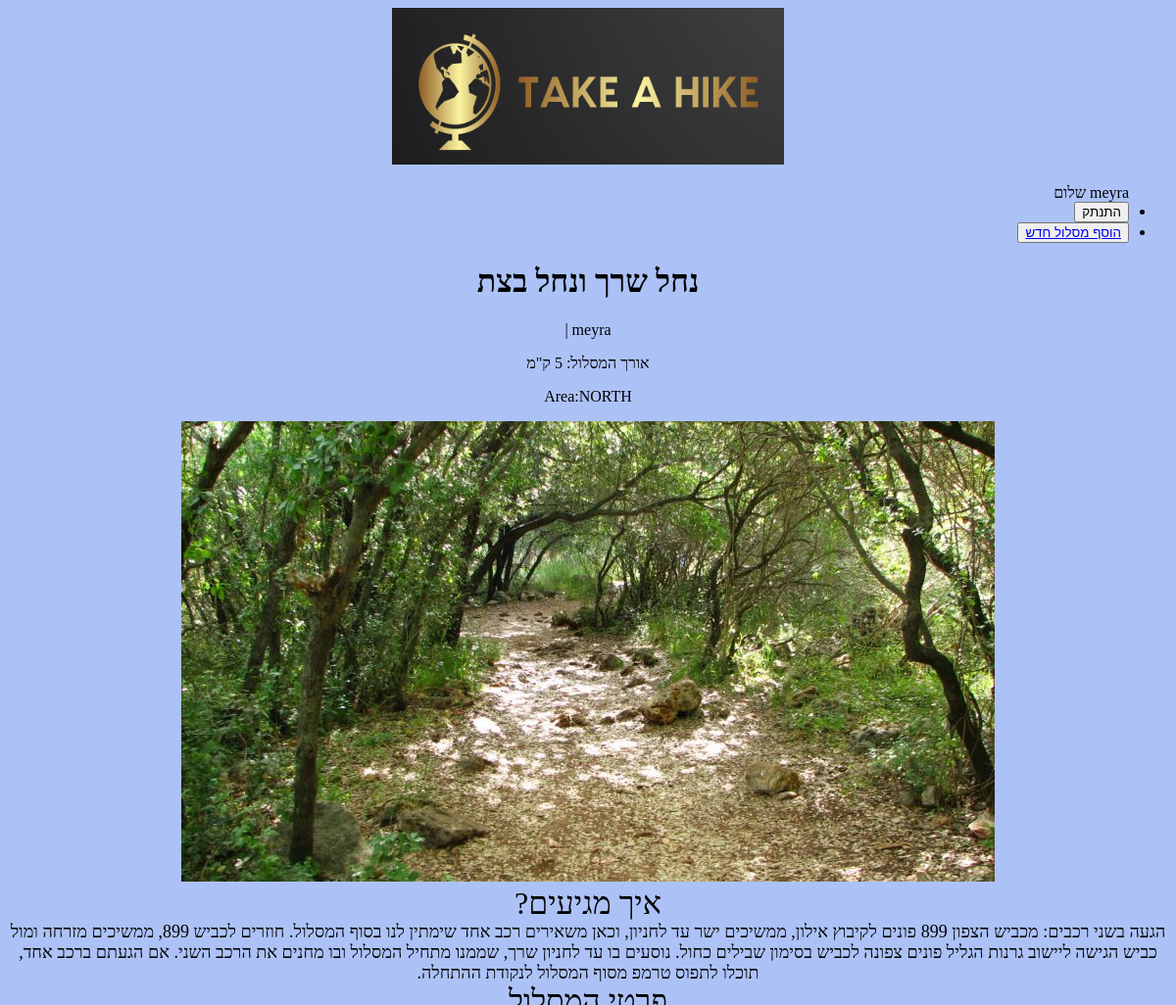
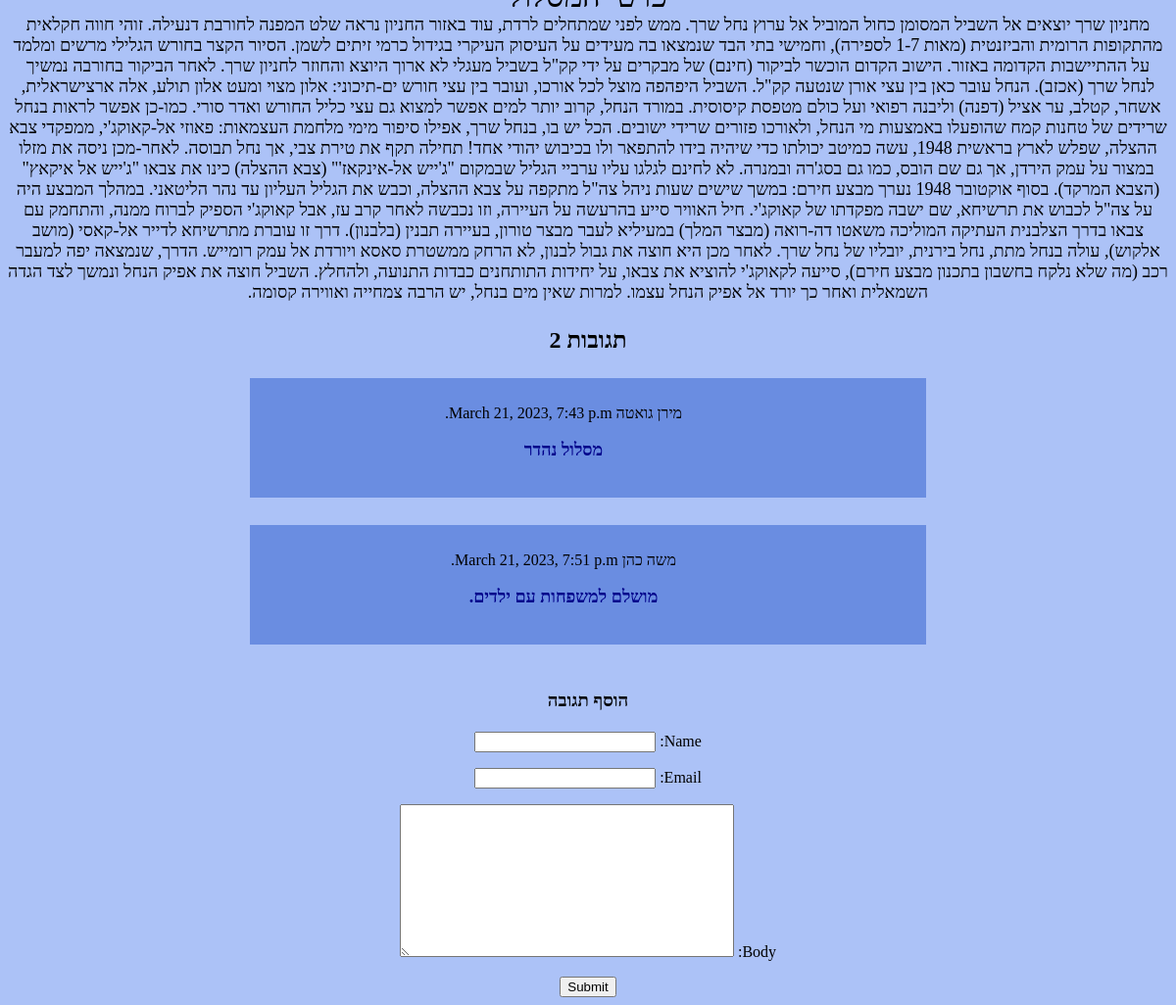
Page /articles/BETSET/ (signed in) on the committed database (2 pictures, top to bottom).
### articles/models.py (models this page shows, shortened)
class Article(models.Model):
    area_ch = [
        ('SOUTH', 'South'),
        ('NORTH', 'North'),
        ('CENTER', 'Center'),
    ]
    title = models.CharField(max_length=100)
    slug = models.SlugField(unique=True)
    body = models.TextField()
    date = models.DateField(auto_now_add=True)
    thumb = models.ImageField(default='default.jpg', blank=True)
    author = models.ForeignKey(User, default=1, on_delete=models.CASCADE)
    area = models.TextField(max_length=10, choices=area_ch)
    howto = models.TextField(default='')
    len1 = models.IntegerField(default=1)

class Comment(models.Model):
    post = models.ForeignKey(Article,on_delete=models.CASCADE,related_name='comments')
    name = models.CharField(max_length=80)
    email = models.EmailField()
    body = models.TextField()
    created_on = models.DateTimeField(auto_now_add=True)
    active = models.BooleanField(default=False)
    class Meta:
        ordering = ['created_on']

### articles/views.py (the view)
# urls.py: path('<slug:slug>/', views.article_detail, name='detail'),
def article_detail(request, slug):
    template_name = 'articles/article_detail.html'
    post = get_object_or_404(Article, slug=slug)
    comments = post.comments.filter(active=True)
    new_comment = None
    if request.method == 'POST':
        comment_form = CommentForm(data=request.POST)
        if comment_form.is_valid():
            new_comment = comment_form.save(commit=False)
            new_comment.post = post
            new_comment.save()
    else:
        comment_form = CommentForm()
    return render(request, template_name, {'article': post,
                                           'comments': comments,
                                           'new_comment': new_comment,
                                           'comment_form': comment_form})

### articles/forms.py
class CommentForm(forms.ModelForm):
    class Meta:
        model = Comment
        fields = ('name', 'email', 'body')

### templates/articles/article_detail.html (shortened to what this page needs)
{% extends 'base_layout.html' %}
{% block content %}
<center>
<div class="container">
  <div class="row">
    <div class="col-md-8 card mb-4  mt-3 left  top">
      <div class="card-body">
        <h1>{% block title %} {{ article.title }} {% endblock title %}</h1>
        <p class=" text-muted">{{ article.author }} | {{ article.created_on }}</p>
        <p>אורך המסלול: {{ article.len1}} ק"מ</p>
          <p>Area:{{article.area}}</p>
      </div>
    </div>
    <img src="{{article.thumb.url}}"><br>
      <Font size="6">
          איך מגיעים?<br></Font></b>
      <font size="4">{{article.howto}}</font><br>
            <Font size="6">
          פרטי המסלול<br></Font></b>
      <font size="4">{{article.body}}</font>
    <div class="grid2">
        <h2>תגובות {{ comments.count }}</h2>
        {% for comment in comments %}
        <div class="comment-item">
        <div class="grid2" style="padding: 15px;">
          <p class="font-weight-bold"><font size="3">
            {{ comment.name }}
            <span class=" text-muted font-weight-normal">
              {{ comment.created_on }}
            </span></font>
          </p>
          <font color="darkblue" size="4"><b>
          {{ comment.body | linebreaks }}
            </font></b>
        </div>
        </div>
        <br>
        {% endfor %}
    </div>
    <div class="col-md-8 card mb-4  mt-3 ">
      <div class="card-body">
        {% if new_comment %}
        <div class="alert alert-success" role="alert">
          תגובתך ממתינה לאישור
        </div>
        {% else %}
        <h3>הוסף תגובה</h3>
        <form method="post" style="margin-top: 1.3em;">
          {{ comment_form.as_p }}
          <button type="submit" class="btn btn-primary  btn-lg">Submit</button>
        </form>
        {% endif %}
      </div>
    </div>
  </div>
</div>  </center>
{% endblock %}

### templates/base_layout.html (shortened to what this page needs)
{% load static %}
<!DOCTYPE html>
<html lang="en">
<center>
<head>
    <link rel="stylesheet" href="{% static 'styles.css' %}">
</head>
<body dir="rtl">
    <div class="wrapper">
        <a href="{% url 'home' %}"><img src="{%static 'logo.png'%}" width="400" height="160"></center></a>
        <nav>
            <ul>
                {% if user.is_authenticated %}
                {{user.username}} שלום
                <li>
                    <form class="logout-link" action="{% url 'accounts:logout' %}" method="post">
                        <button type="submit">התנתק</button>
                    </form>
                </li>
                <li><button><a href="{% url 'articles:create' %}">הוסף מסלול חדש</a> </button></li>
                {% else %}
                <li><a href="{% url 'accounts:login' %}"><button>התחבר</button></a> </li>
                <li><a href="{% url 'accounts:signup' %}"><button>הירשם</button></a></li>
                {% endif %}
            </ul>
        </nav>
        {% block content %}
        {% endblock %}
</body>
</html>

### assets/styles.css (style rules this page uses)
body { background: #acc2f7; }

### templates/base_layout.html (style rules this page uses)
.grid2 { width: 700px; mergin-left:auto; mergin-right:auto; border: 5px; grid-template-columns: auto auto auto; padding: 5px; }
.comment-item { background-color: #6A8DE1; border: 5px solid #acc2f7; padding: 5px; font-size: 7px; text-align: center; }

### rows in the picture
Article: title "נחל שרך ונחל בצת", area "NORTH", thumb (picture), howto "הגעה בשני רכבים: מכביש הצפון 899 פונים לקיבוץ אילון, ממשיכים ישר עד לחניון, וכאן משאירים רכב אחד שימתין לנו בסוף המסלול. חוזרים לכביש 899, ממשיכים מזרחה ומול כביש הגישה ליישוב גרנות הגליל פונים צפונה לכביש בסימון שבילים כחול. נוסעים בו עד לחניון שרך, שממנו מתחיל המסלול ובו מחנים את הרכב השני. אם הגעתם ברכב אחד, תוכלו לתפוס טרמפ מסוף המסלול לנקודת ההתחלה.", body "מחניון שרך יוצאים אל השביל המסומן כחול המוביל אל ערוץ נחל שרך. ממש לפני שמתחלים לרדת, עוד באזור החניון נראה שלט המפנה לחורבת דנעילה. זוהי חווה חקלאית מהתקופות הרומית והביזנטית (מאות 1-7 לספירה), וחמישי בתי הבד שנמצאו בה מעידים על העיסוק העיקרי בגידול כרמי זיתים לשמן. הסיור הקצר בחורש הגלילי מרשים ומלמד על ההתיישבות הקדומה באזור. הישוב הקדום הוכשר לביקור (חינם) של מבקרים על ידי קק\"ל בשביל מעגלי לא ארוך היוצא והחוזר לחניון שרך. לאחר הביקור בחורבה נמשיך לנחל שרך (אכזב). הנחל עובר כאן בין עצי אורן שנטעה קק\"ל. השביל היפהפה מוצל לכל אורכו, ועובר בין עצי חורש ים-תיכוני: אלון מצוי ומעט אלון תולע, אלה ארצישראלית, אשחר, קטלב, ער אציל (דפנה) וליבנה רפואי ועל כולם מטפסת קיסוסית. במורד הנחל, קרוב יותר…"
Comment: name "מירן גואטה", created_on "March 21, 2023, 7:43 p.m.", body "מסלול נהדר"
Comment: name "משה כהן", created_on "March 21, 2023, 7:51 p.m.", body "מושלם למשפחות עם ילדים."

### other values in the picture
{{ user.username }} "meyra"
{{ comments.count }} "2"
